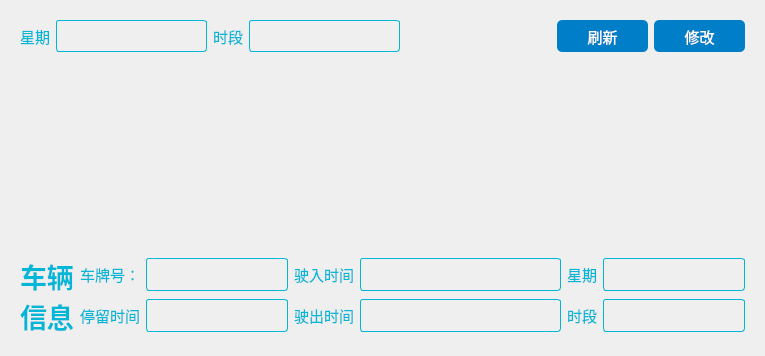
            <widget class="QWidget" name="page_3">
             <property name="styleSheet">
              <string notr="true">QWidget#page_3{
border-image: url(:/img/bj4.png);
}
</string>
             </property>
             <layout class="QVBoxLayout" name="verticalLayout_10">
              <item>
               <widget class="QWidget" name="widget_18" native="true">
                <layout class="QVBoxLayout" name="verticalLayout_6">
                 <item>
                  <layout class="QHBoxLayout" name="horizontalLayout_15">
                   <item>
                    <widget class="QLabel" name="label_14">
                     <property name="font">
                      <font>
                       <family>黑体</family>
                       <pointsize>11</pointsize>
                      </font>
                     </property>
                     <property name="styleSheet">
                      <string notr="true">QLabel{
color: rgb(1, 182, 215);
}</string>
                     </property>
                     <property name="text">
                      <string>星期</string>
                     </property>
                    </widget>
                   </item>
                   <item>
                    <widget class="ComboBox" name="cboxGrade">
                     <property name="sizePolicy">
                      <sizepolicy hsizetype="Expanding" vsizetype="Fixed">
                       <horstretch>0</horstretch>
                       <verstretch>0</verstretch>
                      </sizepolicy>
                     </property>
                     <property name="minimumSize">
                      <size>
                       <width>0</width>
                       <height>32</height>
                      </size>
                     </property>
                     <property name="font">
                      <font>
                       <family>黑体</family>
                       <pointsize>11</pointsize>
                      </font>
                     </property>
                     <property name="styleSheet">
                      <string notr="true">border:1px solid rgb(1, 182, 215);
color: rgb(0, 246, 255);
border-radius:3px;
background-color: rgba(255, 255, 255, 0);</string>
                     </property>
                     <property name="text">
                      <string/>
                     </property>
                    </widget>
                   </item>
                   <item>
                    <widget class="QLabel" name="label_16">
                     <property name="font">
                      <font>
                       <family>黑体</family>
                       <pointsize>11</pointsize>
                      </font>
                     </property>
                     <property name="styleSheet">
                      <string notr="true">QLabel{
color: rgb(1, 182, 215);
}</string>
                     </property>
                     <property name="text">
                      <string>时段</string>
                     </property>
                    </widget>
                   </item>
                   <item>
                    <widget class="ComboBox" name="cboxClass">
                     <property name="sizePolicy">
                      <sizepolicy hsizetype="Expanding" vsizetype="Fixed">
                       <horstretch>0</horstretch>
                       <verstretch>0</verstretch>
                      </sizepolicy>
                     </property>
                     <property name="minimumSize">
                      <size>
                       <width>0</width>
                       <height>32</height>
                      </size>
                     </property>
                     <property name="font">
                      <font>
                       <family>黑体</family>
                       <pointsize>11</pointsize>
                      </font>
                     </property>
                     <property name="styleSheet">
                      <string notr="true">border:1px solid rgb(1, 182, 215);
color: rgb(0, 246, 255);
border-radius:3px;
background-color: rgba(255, 255, 255, 0);</string>
                     </property>
                     <property name="text">
                      <string/>
                     </property>
                    </widget>
                   </item>
                   <item>
                    <spacer name="horizontalSpacer_4">
                     <property name="orientation">
                      <enum>Qt::Horizontal</enum>
                     </property>
                     <property name="sizeHint" stdset="0">
                      <size>
                       <width>40</width>
                       <height>20</height>
                      </size>
                     </property>
                    </spacer>
                   </item>
                   <item>
                    <widget class="QPushButton" name="btnQuery">
                     <property name="minimumSize">
                      <size>
                       <width>91</width>
                       <height>32</height>
                      </size>
                     </property>
                     <property name="font">
                      <font>
                       <family>黑体</family>
                       <pointsize>11</pointsize>
                      </font>
                     </property>
                     <property name="styleSheet">
                      <string notr="true">QPushButton
{
    /*背景颜色*/  
	background-color:rgb(0, 127, 200);
    /*字体颜色为白色*/    
    color:rgb(255, 255, 255);
	/*设置按键四角为圆角*/
	border-radius :5px;
      
}	
QPushButton:pressed
{
    
    /*按下时字向右移动4像素*/  
    padding-left:4px;
    /*按下时字向下移动4像素*/  
    padding-top:4px;
}</string>
                     </property>
                     <property name="text">
                      <string>刷新</string>
                     </property>
                    </widget>
                   </item>
                   <item>
                    <widget class="QPushButton" name="btnEdit">
                     <property name="minimumSize">
                      <size>
                       <width>91</width>
                       <height>32</height>
                      </size>
                     </property>
                     <property name="font">
                      <font>
                       <family>黑体</family>
                       <pointsize>11</pointsize>
                      </font>
                     </property>
                     <property name="styleSheet">
                      <string notr="true">QPushButton
{
    /*背景颜色*/  
	background-color:rgb(0, 127, 200);
    /*字体颜色为白色*/    
    color:rgb(255, 255, 255);
	/*设置按键四角为圆角*/
	border-radius :5px;
      
}	
QPushButton:pressed
{
    
    /*按下时字向右移动4像素*/  
    padding-left:4px;
    /*按下时字向下移动4像素*/  
    padding-top:4px;
}</string>
                     </property>
                     <property name="text">
                      <string>修改</string>
                     </property>
                    </widget>
                   </item>
                  </layout>
                 </item>
                 <item>
                  <widget class="TableWidget" name="wp_information_1">
                   <property name="styleSheet">
                    <string notr="true">QTableView {
    background: transparent;
    outline: none;
color: rgb(1, 182, 215); /* 确保子元素的字体颜色也是蓝色 */
    border: none;
    /* font: 13px 'Segoe UI', 'Microsoft YaHei'; */
    selection-background-color: transparent;
    alternate-background-color: transparent;
}

QTableView::item {
    background: transparent;
    border: 0px;
color: rgb(1, 182, 215); /* 确保子元素的字体颜色也是蓝色 */
    padding-left: 16px;
    padding-right: 16px;
    height: 35px;
}


QTableView::indicator {
    width: 18px;
    height: 18px;
color: rgb(1, 182, 215); /* 确保子元素的字体颜色也是蓝色 */
    border-radius: 5px;
    border: 1px solid rgba(0, 0, 0, 0.48);
    background-color: rgba(0, 0, 0, 0.022);
}

QTableView::indicator:hover {
color: rgb(1, 182, 215); /* 确保子元素的字体颜色也是蓝色 */
    border: 1px solid rgba(0, 0, 0, 0.56);
    background-color: rgba(0, 0, 0, 0.05);
}

QTableView::indicator:pressed {
color: rgb(1, 182, 215); /* 确保子元素的字体颜色也是蓝色 */
    border: 1px solid rgba(0, 0, 0, 0.27);
    background-color: rgba(0, 0, 0, 0.12);
}

QTableView::indicator:checked,
QTableView::indicator:indeterminate {
color: rgb(1, 182, 215); /* 确保子元素的字体颜色也是蓝色 */
    border: 1px solid #009faa;
    background-color: #009faa;
}

QTableView::indicator:checked {
color: rgb(1, 182, 215); /* 确保子元素的字体颜色也是蓝色 */
    image: url(:/qfluentwidgets/images/check_box/Accept_white.svg);
}

QTableView::indicator:indeterminate {
color: rgb(1, 182, 215); /* 确保子元素的字体颜色也是蓝色 */
    image: url(:/qfluentwidgets/images/check_box/PartialAccept_white.svg);
}

QTableView::indicator:checked:hover,
QTableView::indicator:indeterminate:hover {
color: rgb(1, 182, 215); /* 确保子元素的字体颜色也是蓝色 */
    border: 1px solid #00a7b3;
    background-color: #00a7b3;
}

QTableView::indicator:checked:pressed,
QTableView::indicator:indeterminate:pressed {
color: rgb(1, 182, 215); /* 确保子元素的字体颜色也是蓝色 */
    border: 1px solid #3eabb3;
    background-color: #3eabb3;
}

QTableView::indicator:disabled {
color: rgb(1, 182, 215); /* 确保子元素的字体颜色也是蓝色 */
    border: 1px solid rgba(0, 0, 0, 0.27);
    background-color: transparent;
}

QTableView::indicator:checked:disabled,
QTableView::indicator:indeterminate:disabled {
color: rgb(1, 182, 215); /* 确保子元素的字体颜色也是蓝色 */
    border: 1px solid rgb(199, 199, 199);
    background-color: rgb(199, 199, 199);
}


QHeaderView {
    background-color: transparent;
color: rgb(1, 182, 215); /* 确保子元素的字体颜色也是蓝色 */
}

QHeaderView::section {
color: rgb(1, 182, 215); /* 确保子元素的字体颜色也是蓝色 */
    background-color: transparent;
    padding-left: 5px;
    padding-right: 5px;
    border: 1px solid rgba(0, 0, 0, 19);
    font: 13px 'Segoe UI', 'Microsoft YaHei', 'PingFang SC';
}

QHeaderView::section:horizontal {
color: rgb(1, 182, 215); /* 确保子元素的字体颜色也是蓝色 */
    border-bottom: 1px solid rgba(0, 0, 0, 7);
    border-left: none;
    height: 40px;
}

QHeaderView::section:horizontal:last {
    border-right: none;
}

QHeaderView::section:vertical {
    border-top: none;
}

QHeaderView::section:checked {
    background-color: transparent;
}

QHeaderView::down-arrow {
    subcontrol-origin: padding;
    subcontrol-position: center right;
    margin-right: 6px;
    image: url(:/qfluentwidgets/images/table_view/Down_black.svg);
}

QHeaderView::up-arrow {
    subcontrol-origin: padding;
    subcontrol-position: center right;
color: rgb(1, 182, 215); /* 确保子元素的字体颜色也是蓝色 */
    margin-right: 6px;
    image: url(:/qfluentwidgets/images/table_view/Up_black.svg);
}
QTableCornerButton::section {
color: rgb(1, 182, 215); /* 确保子元素的字体颜色也是蓝色 */
    background-color: transparent;
    border: 1px solid rgba(0, 0, 0, 19);
}

QTableCornerButton::section:pressed {
    background-color: rgba(0, 0, 0, 12);
}</string>
                   </property>
                   <attribute name="horizontalHeaderStretchLastSection">
                    <bool>false</bool>
                   </attribute>
                   <attribute name="verticalHeaderStretchLastSection">
                    <bool>false</bool>
                   </attribute>
                  </widget>
                 </item>
                 <item>
                  <layout class="QHBoxLayout" name="horizontalLayout_16">
                   <item>
                    <widget class="QLabel" name="label_6">
                     <property name="font">
                      <font>
                       <pointsize>20</pointsize>
                       <bold>true</bold>
                      </font>
                     </property>
                     <property name="styleSheet">
                      <string notr="true">QLabel{
color: rgb(1, 182, 215);
}</string>
                     </property>
                     <property name="text">
                      <string>车辆
信息</string>
                     </property>
                     <property name="wordWrap">
                      <bool>true</bool>
                     </property>
                    </widget>
                   </item>
                   <item>
                    <layout class="QGridLayout" name="gridLayout_6">
                     <item row="0" column="0">
                      <widget class="QLabel" name="label_7">
                       <property name="font">
                        <font>
                         <family>黑体</family>
                         <pointsize>11</pointsize>
                        </font>
                       </property>
                       <property name="styleSheet">
                        <string notr="true">QLabel{
color: rgb(1, 182, 215);
}</string>
                       </property>
                       <property name="text">
                        <string>车牌号：</string>
                       </property>
                      </widget>
                     </item>
                     <item row="0" column="1">
                      <widget class="LineEdit" name="editID">
                       <property name="sizePolicy">
                        <sizepolicy hsizetype="Expanding" vsizetype="Fixed">
                         <horstretch>0</horstretch>
                         <verstretch>0</verstretch>
                        </sizepolicy>
                       </property>
                       <property name="minimumSize">
                        <size>
                         <width>141</width>
                         <height>33</height>
                        </size>
                       </property>
                       <property name="font">
                        <font>
                         <family>黑体</family>
                         <pointsize>11</pointsize>
                        </font>
                       </property>
                       <property name="styleSheet">
                        <string notr="true">border:1px solid rgb(1, 182, 215);
color: rgb(0, 246, 255);
border-radius:3px;
background-color: rgba(255, 255, 255, 0);</string>
                       </property>
                       <property name="text">
                        <string/>
                       </property>
                      </widget>
                     </item>
                     <item row="0" column="2">
                      <widget class="QLabel" name="label_13">
                       <property name="font">
                        <font>
                         <family>黑体</family>
                         <pointsize>11</pointsize>
                        </font>
                       </property>
                       <property name="styleSheet">
                        <string notr="true">QLabel{
color: rgb(1, 182, 215);
}</string>
                       </property>
                       <property name="text">
                        <string>驶入时间</string>
                       </property>
                      </widget>
                     </item>
                     <item row="0" column="3">
                      <widget class="LineEdit" name="editName">
                       <property name="minimumSize">
                        <size>
                         <width>201</width>
                         <height>33</height>
                        </size>
                       </property>
                       <property name="font">
                        <font>
                         <family>黑体</family>
                         <pointsize>11</pointsize>
                        </font>
                       </property>
                       <property name="styleSheet">
                        <string notr="true">border:1px solid rgb(1, 182, 215);
color: rgb(0, 246, 255);
border-radius:3px;
background-color: rgba(255, 255, 255, 0);</string>
                       </property>
                       <property name="text">
                        <string/>
                       </property>
                      </widget>
                     </item>
                     <item row="0" column="4">
                      <widget class="QLabel" name="label_15">
                       <property name="font">
                        <font>
                         <family>黑体</family>
                         <pointsize>11</pointsize>
                        </font>
                       </property>
                       <property name="styleSheet">
                        <string notr="true">QLabel{
color: rgb(1, 182, 215);
}</string>
                       </property>
                       <property name="text">
                        <string>星期</string>
                       </property>
                      </widget>
                     </item>
                     <item row="0" column="5">
                      <widget class="LineEdit" name="editAddress">
                       <property name="minimumSize">
                        <size>
                         <width>141</width>
                         <height>33</height>
                        </size>
                       </property>
                       <property name="font">
                        <font>
                         <family>黑体</family>
                         <pointsize>11</pointsize>
                        </font>
                       </property>
                       <property name="styleSheet">
                        <string notr="true">border:1px solid rgb(1, 182, 215);
color: rgb(0, 246, 255);
border-radius:3px;
background-color: rgba(255, 255, 255, 0);</string>
                       </property>
                      </widget>
                     </item>
                     <item row="1" column="0">
                      <widget class="QLabel" name="label_8">
                       <property name="font">
                        <font>
                         <family>黑体</family>
                         <pointsize>11</pointsize>
                        </font>
                       </property>
                       <property name="styleSheet">
                        <string notr="true">QLabel{
color: rgb(1, 182, 215);
}</string>
                       </property>
                       <property name="text">
                        <string>停留时间</string>
                       </property>
                      </widget>
                     </item>
                     <item row="1" column="1">
                      <widget class="LineEdit" name="editPhone">
                       <property name="minimumSize">
                        <size>
                         <width>141</width>
                         <height>33</height>
                        </size>
                       </property>
                       <property name="font">
                        <font>
                         <family>黑体</family>
                         <pointsize>11</pointsize>
                        </font>
                       </property>
                       <property name="styleSheet">
                        <string notr="true">border:1px solid rgb(1, 182, 215);
color: rgb(0, 246, 255);
border-radius:3px;
background-color: rgba(255, 255, 255, 0);</string>
                       </property>
                       <property name="text">
                        <string/>
                       </property>
                      </widget>
                     </item>
                     <item row="1" column="2">
                      <widget class="QLabel" name="label_10">
                       <property name="font">
                        <font>
                         <family>黑体</family>
                         <pointsize>11</pointsize>
                        </font>
                       </property>
                       <property name="styleSheet">
                        <string notr="true">QLabel{
color: rgb(1, 182, 215);
}</string>
                       </property>
                       <property name="text">
                        <string>驶出时间</string>
                       </property>
                      </widget>
                     </item>
                     <item row="1" column="3">
                      <widget class="LineEdit" name="editAge">
                       <property name="minimumSize">
                        <size>
                         <width>201</width>
                         <height>33</height>
                        </size>
                       </property>
                       <property name="font">
                        <font>
                         <family>黑体</family>
                         <pointsize>11</pointsize>
                        </font>
                       </property>
                       <property name="styleSheet">
                        <string notr="true">border:1px solid rgb(1, 182, 215);
color: rgb(0, 246, 255);
border-radius:3px;
background-color: rgba(255, 255, 255, 0);</string>
                       </property>
                       <property name="text">
                        <string/>
                       </property>
                      </widget>
                     </item>
                     <item row="1" column="4">
                      <widget class="QLabel" name="label_9">
                       <property name="font">
                        <font>
                         <family>黑体</family>
                         <pointsize>11</pointsize>
                        </font>
                       </property>
                       <property name="styleSheet">
                        <string notr="true">QLabel{
color: rgb(1, 182, 215);
}</string>
                       </property>
                       <property name="text">
                        <string>时段</string>
                       </property>
                      </widget>
                     </item>
                     <item row="1" column="5">
                      <widget class="LineEdit" name="cboxSex">
                       <property name="minimumSize">
                        <size>
                         <width>141</width>
                         <height>33</height>
                        </size>
                       </property>
                       <property name="font">
                        <font>
                         <family>黑体</family>
                         <pointsize>11</pointsize>
                        </font>
                       </property>
                       <property name="styleSheet">
                        <string notr="true">border:1px solid rgb(1, 182, 215);
color: rgb(0, 246, 255);
border-radius:3px;
background-color: rgba(255, 255, 255, 0);</string>
                       </property>
                      </widget>
                     </item>
                    </layout>
                   </item>
                  </layout>
                 </item>
                </layout>
               </widget>
              </item>
             </layout>
            </widget>
